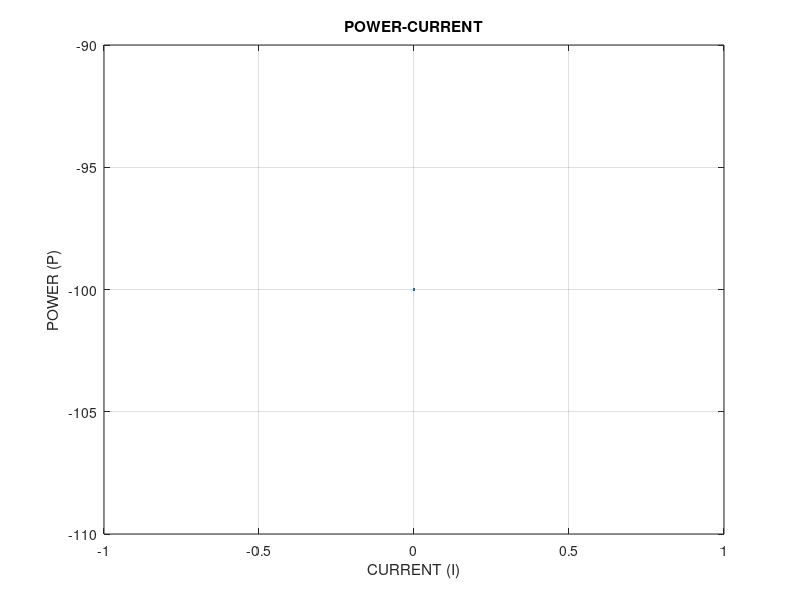

Recreate this plot in MATLAB.
R= 100; % RESISTANCE
V= 0:240; % VOLTAGE
P= (I.^2)*R; % POWER
plot(I,P); % PLOTING GRAPH BETWEEN POWER AND CURRENT
xlabel('CURRENT (I)'), ylabel('POWER (P)'), title('POWER-CURRENT'), grid on